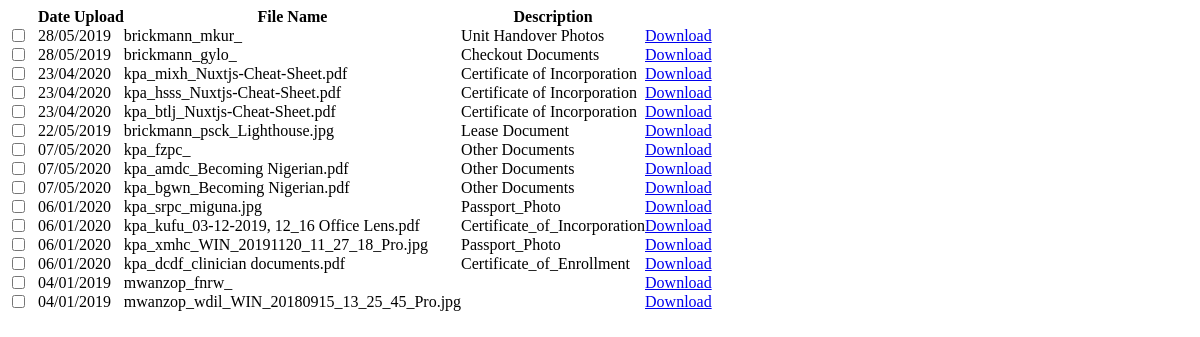
/dis.php (signed in), run on an earlier commit of the app's database.
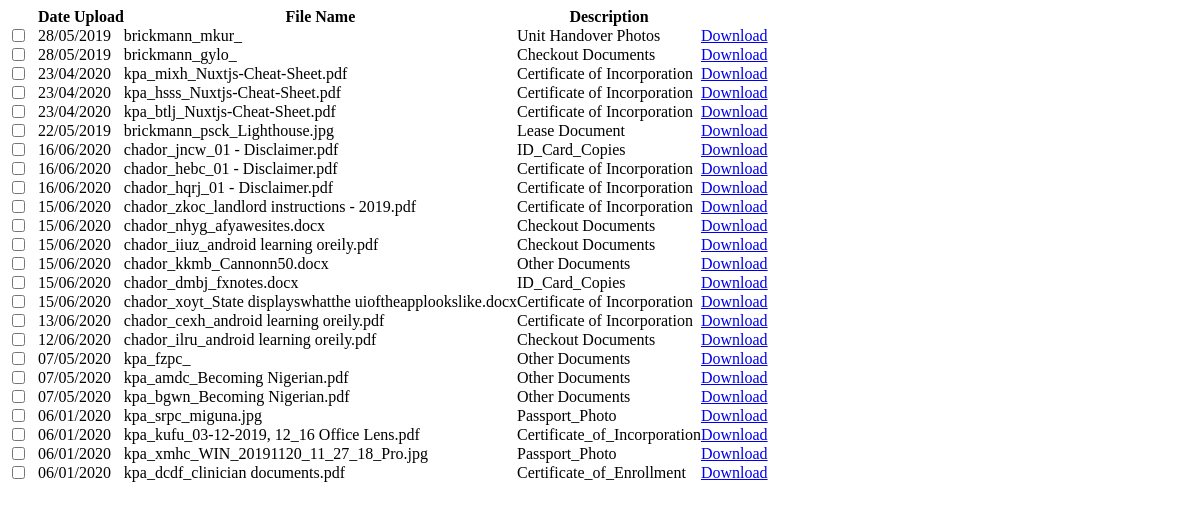
And on a later commit of the database.
### tables this page shows
CREATE TABLE `tendocs` (
  `id` int(11) NOT NULL AUTO_INCREMENT,
  `type` varchar(100) DEFAULT NULL,
  `soi` varchar(20) DEFAULT NULL,
  `sap` varchar(15) DEFAULT NULL,
  `tid` varchar(15) DEFAULT NULL,
  `name` text,
  `link` text,
  `details` text,
  `date` varchar(20) DEFAULT NULL,
  `stamp` varchar(20) DEFAULT NULL,
  `status` int(10) DEFAULT NULL,
  PRIMARY KEY (`id`)
);

### dis.php (the view, shortened to what this page needs)
<body>
        <div class="container-fluid">
            <div class="row-fluid">
                <div class="span9" id="content">
                     <div class="row-fluid">
<body>
        <div class="container-fluid">
            <div class="row-fluid">
                <div class="span9" id="content">
                     <div class="row-fluid">
                        <div id="block_bg" class="block">
                            <div class="block-content collapse in">
                                <div class="span12">
								<?php
								$query_backpack = mysql_query("select * FROM tendocs where status = 1  order by date DESC ")or die(mysql_error());
								$num_row = mysql_num_rows($query_backpack);
								if ($num_row > 0){
								?>
									<form action="delete.php" method="post">
  									<table cellpadding="0" cellspacing="0" border="0" class="table" id="">
										<thead>
										        <tr>
												<th></th>
												<th>Date Upload</th>
												<th>File Name</th>
												<th>Description</th>
												<th></th>
												</tr>
										</thead>
										<tbody>
                              		<?php
										$query = mysql_query("select * FROM tendocs where status = '1'  order by date DESC ")or die(mysql_error());
										while($row = mysql_fetch_array($query)){
										$id  = $row['tid'];
									?>
										<tr id="del<?php echo $id; ?>">
										<td width="30">
											<input id="" class="" name="selector[]" type="checkbox" value="<?php echo $id; ?>">
										</td>
										 <td><?php echo $row['date']; ?></td>
                                         <td><?php  echo $row['name']; ?></td>
                                         <td><?php echo $row['type']; ?></td>
<td>
        <a href="<?php echo $row['link']; ?>" class="btn btn-info btn-lg">
          <span class="glyphicon glyphicon-download"></span> Download
        </a>
    </td>
                                         <td width="30"><a href="<?php echo $row['link']; ?>"><i class="icon-download icon-large"></i></a></td>
										</tr>
									<?php } ?>
										</tbody>
									</table>
									</form>
									<?php }else{ ?>
									<div class="alert alert-info"><i class="icon-info-sign"></i> No Files Inside Are Available.</div>
									<?php } ?>
                                </div>
                            </div>
                        </div>
                    </div>
                </div>
            </div>
        </div>
    </body>
</html>
                    </div>
                </div>
            </div>
        </div>
    </body>
</html>

What changed in the data, as far as the page shows it:
removed tendocs: date "04/01/2019", name "mwanzop_fnrw_"
removed tendocs: date "04/01/2019", name "mwanzop_wdil_WIN_20180915_13_25_45_Pro.jpg"
added tendocs: date "16/06/2020", name "chador_jncw_01 - Disclaimer.pdf", type "ID_Card_Copies"
added tendocs: date "16/06/2020", name "chador_hebc_01 - Disclaimer.pdf", type "Certificate of Incorporation"
added tendocs: date "16/06/2020", name "chador_hqrj_01 - Disclaimer.pdf", type "Certificate of Incorporation"
added tendocs: date "15/06/2020", name "chador_zkoc_landlord instructions - 2019.pdf", type "Certificate of Incorporation"
added tendocs: date "15/06/2020", name "chador_nhyg_afyawesites.docx", type "Checkout Documents"
added tendocs: date "15/06/2020", name "chador_iiuz_android learning oreily.pdf", type "Checkout Documents"
added tendocs: date "15/06/2020", name "chador_kkmb_Cannonn50.docx", type "Other Documents"
added tendocs: date "15/06/2020", name "chador_dmbj_fxnotes.docx", type "ID_Card_Copies"
added tendocs: date "15/06/2020", name "chador_xoyt_State displayswhatthe uioftheapplookslike.docx", type "Certificate of Incorporation"
added tendocs: date "13/06/2020", name "chador_cexh_android learning oreily.pdf", type "Certificate of Incorporation"
added tendocs: date "12/06/2020", name "chador_ilru_android learning oreily.pdf", type "Checkout Documents"
